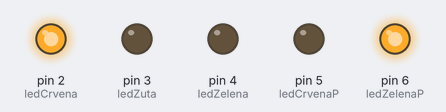
The sketch below on a simulated Arduino Uno, built with avr-gcc and run on an emulated ATmega328P. Parts: output pins drawn as LEDs (lit = HIGH).

Above: at 1.5 s.
At 3.5 s:
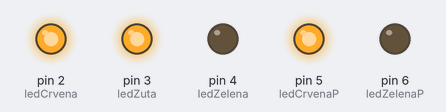
At 5.5 s:
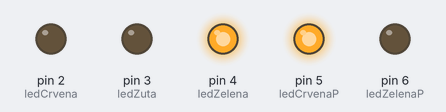
At 7.5 s:
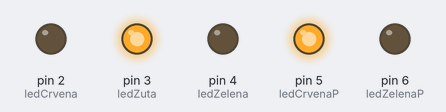
Timing chart, 0 to 10.4 s (numbered marks = the images above):
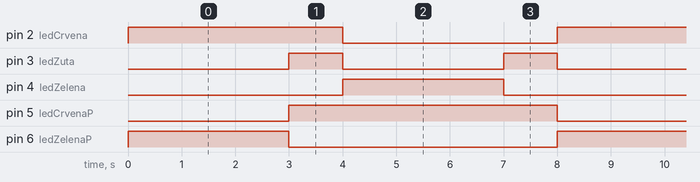

Measured:
- by itself, pin 2 (ledCrvena): alternates HIGH for 4.0 s and LOW for 4.0 s
- by itself, pin 3 (ledZuta): alternates HIGH for 1.0 s and LOW for 3.0 s
- by itself, pin 4 (ledZelena), pin 6 (ledZelenaP): alternates HIGH for 3.0 s and LOW for 5.0 s
- by itself, pin 5 (ledCrvenaP): alternates HIGH for 5.0 s and LOW for 3.0 s

The sketch:

K317.ino
```cpp
int ledCrvena = 2;             	        //definiraj ledCrvena = 2
int ledZuta = 3;               	        //definiraj ledZuta = 3
int ledZelena = 4;             	        //definiraj ledZelena = 4
int ledCrvenaP = 5;           	        //definiraj ledCrvenaP = 5
int ledZelenaP = 6;           	        //definiraj ledZelenaP = 6

void setup() {
pinMode(ledCrvena, OUTPUT);  	        //postavi izvod led_crvena kao izlazni
pinMode(ledZuta, OUTPUT);    	        //postavi izvod led_zuta kao izlazni
pinMode(ledZelena, OUTPUT);  	        //postavi izvod led_zelena kao izlazni
pinMode(ledCrvenaP, OUTPUT);	        //postavi izvod led_crvena_p kao izlazni
pinMode(ledZelenaP, OUTPUT);	        //postavi izvod led_zelena_p kao izlazni
digitalWrite(ledCrvena, LOW);	        //isključi crvenu diodu - početno stanje
digitalWrite(ledZuta, LOW);  	        //isključi žutu LED diodu - početno stanje
digitalWrite(ledZelena, LOW);	        //isključi zel. LED diodu - početno stanje
digitalWrite(ledCrvenaP, LOW);	        //isključi crv diodu pj - početno stanje
digitalWrite(ledZelenaP, LOW);	        //isključi zel diodu pj - početno stanje
}

void loop() {
digitalWrite(ledCrvena, HIGH); 	        //uključi crvenu LED diodu
digitalWrite(ledZelenaP, HIGH);	        //uključi zelenu LED diodu za pješake
delay(3000);                     	//čekaj 3 s - svjetli C+Zp
digitalWrite(ledZelenaP, LOW); 	        //isključi zelenu LED diodu za pješake
digitalWrite(ledCrvenaP, HIGH);	        //uključi crvenu LED diodu za pješake
digitalWrite(ledZuta, HIGH);    	//uključi žutu LED diodu
delay(1000);                     	//čekaj 1 s - svjetli C+Ž+Cp
digitalWrite(ledCrvena, LOW);   	//isključi crvenu LED diodu
digitalWrite(ledZuta, LOW);     	//isključi žutu LED diodu
digitalWrite(ledZelena, HIGH);  	//uključi zelenu LED diodu
delay(3000);                     	//čekaj 3 s - svjetli Z+Cp
digitalWrite(ledZelena, LOW);   	//isključi zelenu LED diodu
digitalWrite(ledZuta, HIGH);    	//uključi žutu LED diodu
delay(1000);                     	//čekaj 1 s - svjetli Ž+Cp
digitalWrite(ledZuta, LOW);     	//isključi žutu LED diodu
digitalWrite(ledCrvenaP, LOW); 	        //isključi crvenu LED diodu za pješake
}
```
